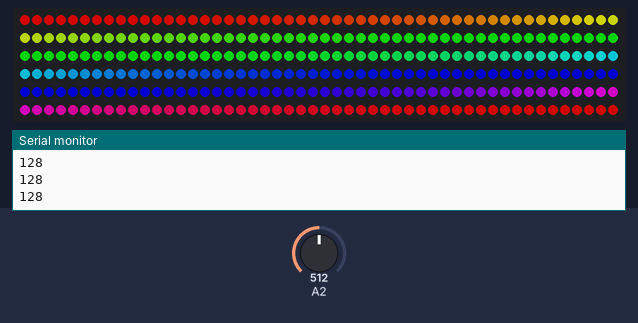
A sketch run on a simulated Arduino Uno, built with avr-gcc and run on an emulated ATmega328P. Parts: 300 RGB LEDs in strip order, left to right, continuing on the next row, the last lines printed to the serial monitor. The inputs (shaded band) are chosen by the test bench; at power-on: A2 = 512. Dim RGB values are drawn brighter than linear.

Above: at 1.5 s.
1.6 s: A2 set to 716
3.8 s: A2 set to 900
At 4.56 s:
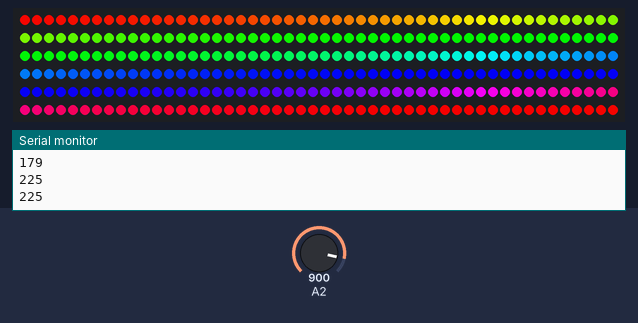
5.8 s: A2 set to 1023
At 7.32 s:
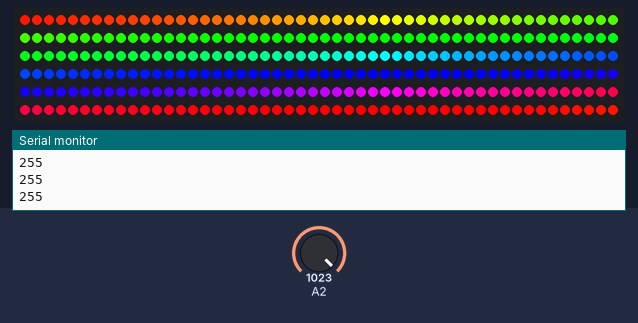
Timing chart, 0 to 8.8 s (numbered marks = the images above; inputs shaded):
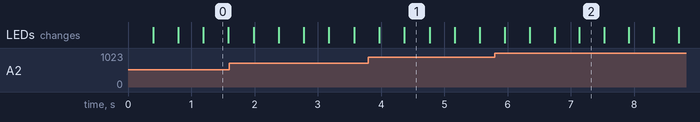

The sketch:

rainbowdimmer.ino
```cpp
// A basic everyday NeoPixel strip test program.

// NEOPIXEL BEST PRACTICES for most reliable operation:
// - Add 1000 uF CAPACITOR between NeoPixel strip's + and - connections.
// - MINIMIZE WIRING LENGTH between microcontroller board and first pixel.
// - NeoPixel strip's DATA-IN should pass through a 300-500 OHM RESISTOR.
// - AVOID connecting NeoPixels on a LIVE CIRCUIT. If you must, ALWAYS
//   connect GROUND (-) first, then +, then data.
// - When using a 3.3V microcontroller with a 5V-powered NeoPixel strip,
//   a LOGIC-LEVEL CONVERTER on the data line is STRONGLY RECOMMENDED.
// (Skipping these may work OK on your workbench but can fail in the field)

#include <Adafruit_NeoPixel.h>
#ifdef __AVR__
 #include <avr/power.h> // Required for 16 MHz Adafruit Trinket
#endif

// Which pin on the Arduino is connected to the NeoPixels?
// On a Trinket or Gemma we suggest changing this to 1:
#define LED_PIN    6

// How many NeoPixels are attached to the Arduino?
#define LED_COUNT 300

// Declare our NeoPixel strip object:
Adafruit_NeoPixel strip(LED_COUNT, LED_PIN, NEO_GRB + NEO_KHZ800);
// Argument 1 = Number of pixels in NeoPixel strip
// Argument 2 = Arduino pin number (most are valid)
// Argument 3 = Pixel type flags, add together as needed:
//   NEO_KHZ800  800 KHz bitstream (most NeoPixel products w/WS2812 LEDs)
//   NEO_KHZ400  400 KHz (classic 'v1' (not v2) FLORA pixels, WS2811 drivers)
//   NEO_GRB     Pixels are wired for GRB bitstream (most NeoPixel products)
//   NEO_RGB     Pixels are wired for RGB bitstream (v1 FLORA pixels, not v2)
//   NEO_RGBW    Pixels are wired for RGBW bitstream (NeoPixel RGBW products)

int knob = 0;


// setup() function -- runs once at startup --------------------------------

void setup() {
  // These lines are specifically to support the Adafruit Trinket 5V 16 MHz.
  // Any other board, you can remove this part (but no harm leaving it):
#if defined(__AVR_ATtiny85__) && (F_CPU == 16000000)
  clock_prescale_set(clock_div_1);
#endif
  // END of Trinket-specific code.
  Serial.begin(9600);

  strip.begin();           // INITIALIZE NeoPixel strip object (REQUIRED)
  strip.show();            // Turn OFF all pixels ASAP
  strip.setBrightness(255); // Set BRIGHTNESS to about 1/5 (max = 255)
}


// loop() function -- runs repeatedly as long as board is on ---------------

void loop() {
  rainbow(10);             // Flowing rainbow cycle along the whole strip
}


// Rainbow cycle along whole strip. Pass delay time (in ms) between frames.
void rainbow(int wait) {
  // Hue of first pixel runs 5 complete loops through the color wheel.
  // Color wheel has a range of 65536 but it's OK if we roll over, so
  // just count from 0 to 5*65536. Adding 256 to firstPixelHue each time
  // means we'll make 5*65536/256 = 1280 passes through this outer loop:
  for(long firstPixelHue = 0; firstPixelHue < 5*65536; firstPixelHue += 256) {
    for(int i=0; i<strip.numPixels(); i++) { // For each pixel in strip...
      // Offset pixel hue by an amount to make one full revolution of the
      // color wheel (range of 65536) along the length of the strip
      // (strip.numPixels() steps):
      int pixelHue = firstPixelHue + (i * 65536L / strip.numPixels());
      // strip.ColorHSV() can take 1 or 3 arguments: a hue (0 to 65535) or
      // optionally add saturation and value (brightness) (each 0 to 255).
      // Here we're using just the single-argument hue variant. The result
      // is passed through strip.gamma32() to provide 'truer' colors
      // before assigning to each pixel:
      strip.setPixelColor(i, strip.gamma32(strip.ColorHSV(pixelHue)));

    }
    knob = analogRead(A2);
    strip.setBrightness(knob/4); //
    Serial.println(knob/4);
    strip.show(); // Update strip with new contents
    delay(wait);  // Pause for a moment
  }
}
```
